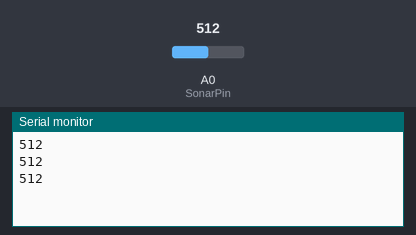
Recording of a sketch running on a simulated Arduino Uno, built with avr-gcc and run on an emulated ATmega328P. Shown: the last lines printed to the serial monitor. Inputs (shaded band) come from the test bench; at power-on: A0 (SonarPin) = 512.

Above: at 1.3 s.
1.4 s: A0 (SonarPin) set to 716
At 1.9 s:
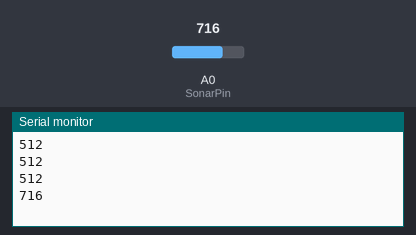
2.9 s: A0 (SonarPin) set to 900
At 3.4 s:
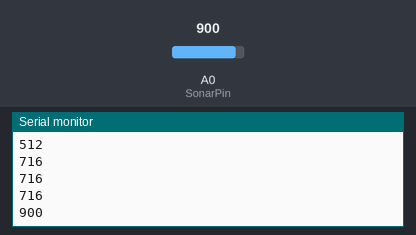
Timing chart, 0 to 5.9 s (numbered marks = the images above; inputs shaded):
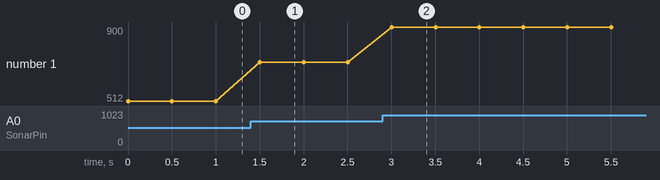

The sketch:

AdjusterCalculation.ino
```cpp
// Written by : Mohannad Rawashdeh
// this code foe EZ0 Max sonar , analog interface
// http://www.instructables.com/member/Mohannad+Rawashdeh/
//.................................................
int SonarPin=A0;
int  sensorValue;
void setup(){
pinMode(SonarPin,INPUT);
Serial.begin(9600);
}
void loop(){
sensorValue=analogRead(SonarPin);
Serial.println(sensorValue);
delay(500);
}
```

Measured:
- after the input at 1.4 s, the serial monitor: prints a new line after 0.10 s (image 1)
- after the input at 2.9 s, the serial monitor: prints a new line after 0.10 s (image 2)
- plotted number 1: 512 → 716 after the input at 1.4 s, 716 → 900 after the input at 2.9 s
